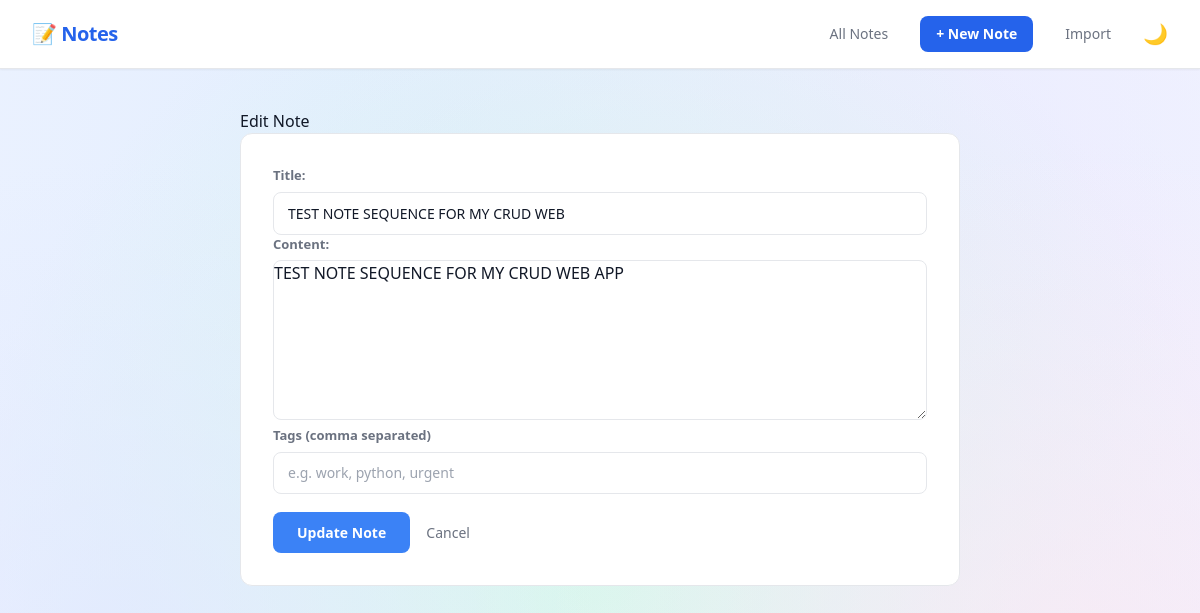
The app's page /edit/7 with its own data.
### tables this page shows
CREATE TABLE notes (
            id INTEGER PRIMARY KEY AUTOINCREMENT,
            title TEXT NOT NULL,
            content TEXT NOT NULL
        , is_pinned INTEGER DEFAULT 0, created_at TEXT, updated_at TEXT, word_count INTEGER DEFAULT 0);

### app.py (the view, shortened to what this page needs)
@app.route('/edit/<int:note_id>', methods=['GET', 'POST'])
def edit(note_id):
    conn = get_connection()
    note = conn.execute('SELECT * FROM notes WHERE id = ?', (note_id,)).fetchone()
    existing_tags = conn.execute('''
        SELECT tags.name FROM tags
        JOIN note_tags ON tags.id = note_tags.tag_id
        WHERE note_tags.note_id = ?
    ''', (note_id,)).fetchall()
    tag_string = ', '.join([t['name'] for t in existing_tags])
    conn.close()
    return render_template('edit.html', note=note, tag_string=tag_string)

### database.py (called while the page is built)
def get_connection():
    conn = sqlite3.connect('notes.db')
    conn.row_factory = sqlite3.Row
    return conn

### templates/edit.html
{% extends "base.html" %}
{% block content %}
<h1>Edit Note</h1>
<div class="form-card">
<form method="POST">
    <div>
        <label for="title">Title:</label>
        <input type="text" id="title" name="title" value="{{ note['title'] }}">
    </div>
    <div>
        <label for="content">Content:</label>
        <textarea id="content" name="content">{{ note['content'] }}</textarea>
    </div>
    <div class="form-group">
        <label for="tags">Tags (comma separated)</label>
        <input
            type="text"
            id="tags"
            name="tags"
            value="{{ tag_string or '' }}"
            placeholder="e.g. work, python, urgent"
            class="w-full px-4 py-2 border border-gray-200 rounded-lg text-gray-700 text-sm focus:outline-none focus:border-blue-400">
    </div>
    <button type="submit">Update Note</button>
    <a href="{{ url_for('index') }}">Cancel</a>
</form>
</div>
{% endblock %}

### static/style.css (style rules this page uses)
:root { --bg: #f9fafb; --surface: #ffffff; --border: #e5e7eb; --text: #111827; --text-muted: #6b7280; --text-subtle: #9ca3af; --nav-bg: #ffffff; --input-bg: #ffffff; --accent: #3b82f6; }
.form-card { background-color: var(--surface); border: 1px solid var(--border); border-radius: 12px; padding: 32px; }
input[type="text"], textarea { width: 100%; padding: 10px 14px; background-color: var(--input-bg); border: 1px solid var(--border); border-radius: 8px; color: var(--text); font-size: 14px; font-family: inherit; outline: none; transition: border-color 0.2s, background-color 0.3s; }
textarea { height: 160px; resize: vertical; }
label { display: block; font-size: 13px; font-weight: 600; color: var(--text-muted); margin-bottom: 6px; }
.form-group { margin-bottom: 18px; }
button[type="submit"] { background: #3b82f6; color: white; padding: 10px 24px; border: none; border-radius: 8px; font-size: 14px; font-weight: 600; cursor: pointer; transition: background 0.2s; }
form a { font-size: 14px; color: var(--text-muted); text-decoration: none; margin-left: 12px; }

### records on screen
notes: title "TEST NOTE SEQUENCE FOR MY CRUD WEB", content "TEST NOTE SEQUENCE FOR MY CRUD WEB APP"
